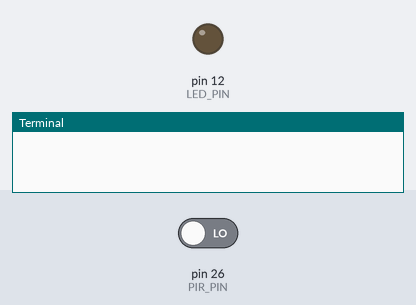
Bench run of a program on a simulated Raspberry Pi (header pin numbers). Parts: output pins drawn as LEDs (lit = HIGH), the last lines printed to the terminal. Dashed ring = blinking. The inputs (shaded band) are chosen by the test bench; at power-on: pin 26 (PIR_PIN) LOW. The clock reads 2024-03-15 10:24:30 at power-on unless the program sets it.

Above: at 1.2 s.
1.3 s: pin 26 (PIR_PIN) driven HIGH
At 1.6 s:
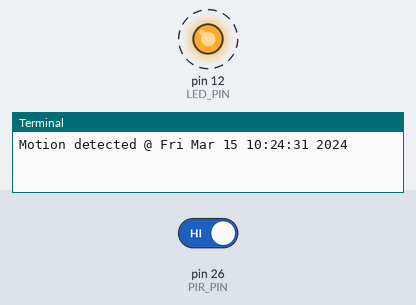
Timing chart, 0 to 5.3 s (numbered marks = the images above; inputs shaded):
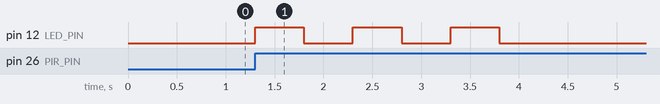

The program:

people_alarm_system.py
```python
# (licence header left out)
import RPi.GPIO as GPIO
import time

GPIO.setmode(GPIO.BOARD)
LED_PIN = 12
PIR_PIN = 26
WAIT_TIME = 200
GPIO.setup(PIR_PIN, GPIO.IN, pull_up_down=GPIO.PUD_DOWN)
GPIO.setup(LED_PIN, GPIO.OUT)

def mycallback(channel):
    print("Motion detected @", time.ctime())
    blink_led()

def blink_led():
    for i in range(3) :
        GPIO.output(LED_PIN, GPIO.HIGH)
        time.sleep(0.5)
        GPIO.output(LED_PIN, GPIO.LOW)
        time.sleep(0.5)

try:
    GPIO.add_event_detect(PIR_PIN, GPIO.RISING, callback=mycallback, bouncetime=WAIT_TIME)

    while True:
        time.sleep(1)

except KeyboardInterrupt:
    print("Exception: KeyboardInterrupt")

finally:
    GPIO.cleanup()
```

Measured:
- after the input at 1.3 s, pin 12 (LED_PIN): alternates HIGH for 0.50 s and LOW for 0.50 s, 6 changes in all, then stays LOW, starting at once
